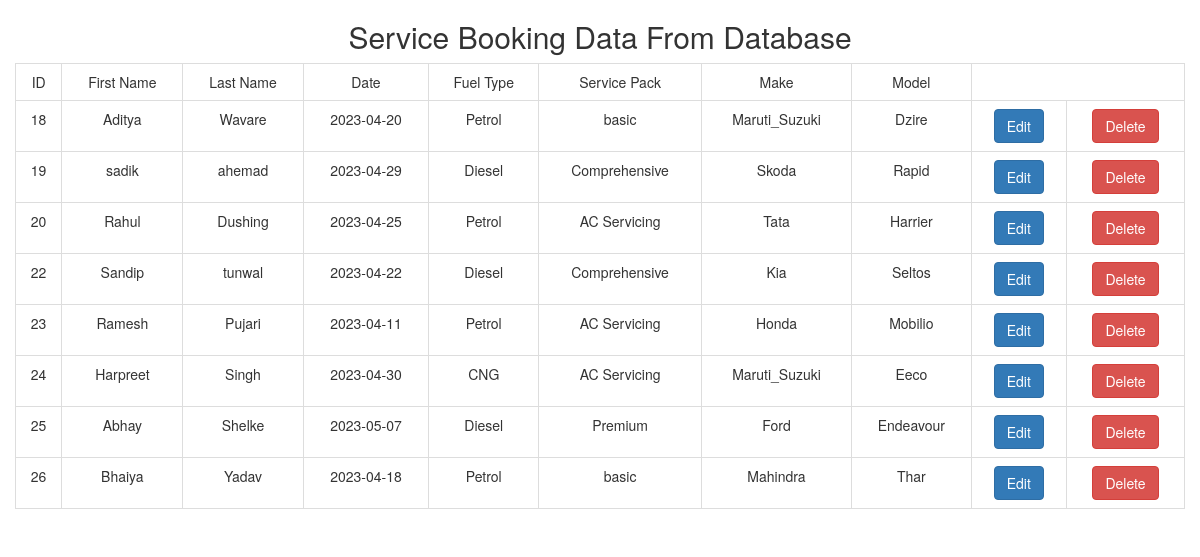
Screenshot of /Admin/adserv.php with the database file from the repository.
### tables this page shows
CREATE TABLE `serv` (
  `id` int(11) NOT NULL,
  `fname` varchar(255) NOT NULL,
  `lname` varchar(255) NOT NULL,
  `date` date NOT NULL,
  `fuel` varchar(255) NOT NULL,
  `pack` varchar(255) NOT NULL,
  `make` varchar(255) NOT NULL,
  `model` varchar(255) NOT NULL
);

### Admin/config/funserv.php (called while the page is built)
<?php
  require_once 'db.php';
  function dispaly_data(){
    global $con;
    $query = "select * from serv";
    $result = mysqli_query($con,$query);
    return $result;
  }
?>

### Admin/adserv.php (the view, shortened to what this page needs)
<?php
require_once 'config/db.php';
require_once 'config/funserv.php';
$result = dispaly_data();
?>
<!DOCTYPE html>
<html lang="en">
<head>
  <link rel="stylesheet" href="bootstrap.min.css">
</head>
<body class="bg-dark">
    <div class="container">
      <div class="row mt-5">
        <div class="col">
          <div class="card mt-5">
            <div class="card-header">
              <h2 class="display-6 text-center">Service Booking Data From Database</h2>
            </div>
            <div class="card-body">
              <table class="table table-bordered text-center">
                <tr class="bg-dark text-white">
                  <td>  ID </td>
                  <td> First Name </td>
                  <td> Last Name </td>
                  <td> Date </td>
                  <td> Fuel Type </td>
                  <td> Service Pack </td>
                  <td> Make </td>
                  <td> Model </td>
                </tr>
                <tr>
                <?php
                  while($row = mysqli_fetch_assoc($result))
                  {
                ?>
                  <td><?php echo $row['id']; ?></td>
                  <td><?php echo $row['fname']; ?></td>
                  <td><?php echo $row['lname']; ?></td>
                  <td><?php echo $row['date']; ?></td>
                  <td><?php echo $row['fuel']; ?></td>
                  <td><?php echo $row['pack']; ?></td>
                  <td><?php echo $row['make']; ?></td>
                  <td><?php echo $row['model']; ?></td>
                  <td><a href="#" class="btn btn-primary">Edit</a></td>
                  <td><a href="#" class="btn btn-danger">Delete</a></td>
                </tr>
                <?php
                  }
                ?>
              </table>
            </div>
          </div>
        </div>
      </div>
    </div>
</body>
</html>

### rows the page displays
serv: id "18", fname "Aditya", lname "Wavare", date "2023-04-20", fuel "Petrol", pack "basic", make "Maruti_Suzuki", model "Dzire"
serv: id "19", fname "sadik", lname "ahemad", date "2023-04-29", fuel "Diesel", pack "Comprehensive", make "Skoda", model "Rapid"
serv: id "20", fname "Rahul", lname "Dushing", date "2023-04-25", fuel "Petrol", pack "AC Servicing", make "Tata", model "Harrier"
serv: id "22", fname "Sandip", lname "tunwal", date "2023-04-22", fuel "Diesel", pack "Comprehensive", make "Kia", model "Seltos"
serv: id "23", fname "Ramesh", lname "Pujari", date "2023-04-11", fuel "Petrol", pack "AC Servicing", make "Honda", model "Mobilio"
serv: id "24", fname "Harpreet", lname "Singh", date "2023-04-30", fuel "CNG", pack "AC Servicing", make "Maruti_Suzuki", model "Eeco"
serv: id "25", fname "Abhay", lname "Shelke", date "2023-05-07", fuel "Diesel", pack "Premium", make "Ford", model "Endeavour"
serv: id "26", fname "Bhaiya", lname "Yadav", date "2023-04-18", fuel "Petrol", pack "basic", make "Mahindra", model "Thar"
